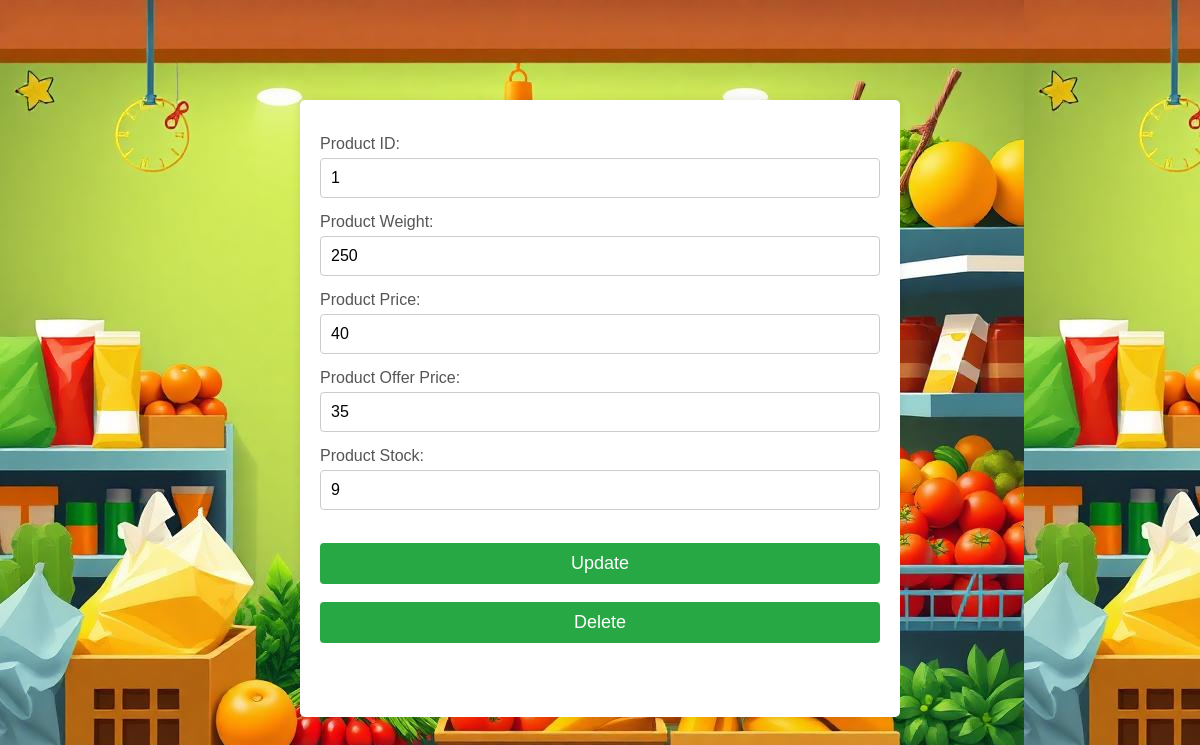
The app's page /editdetails/1, older data.
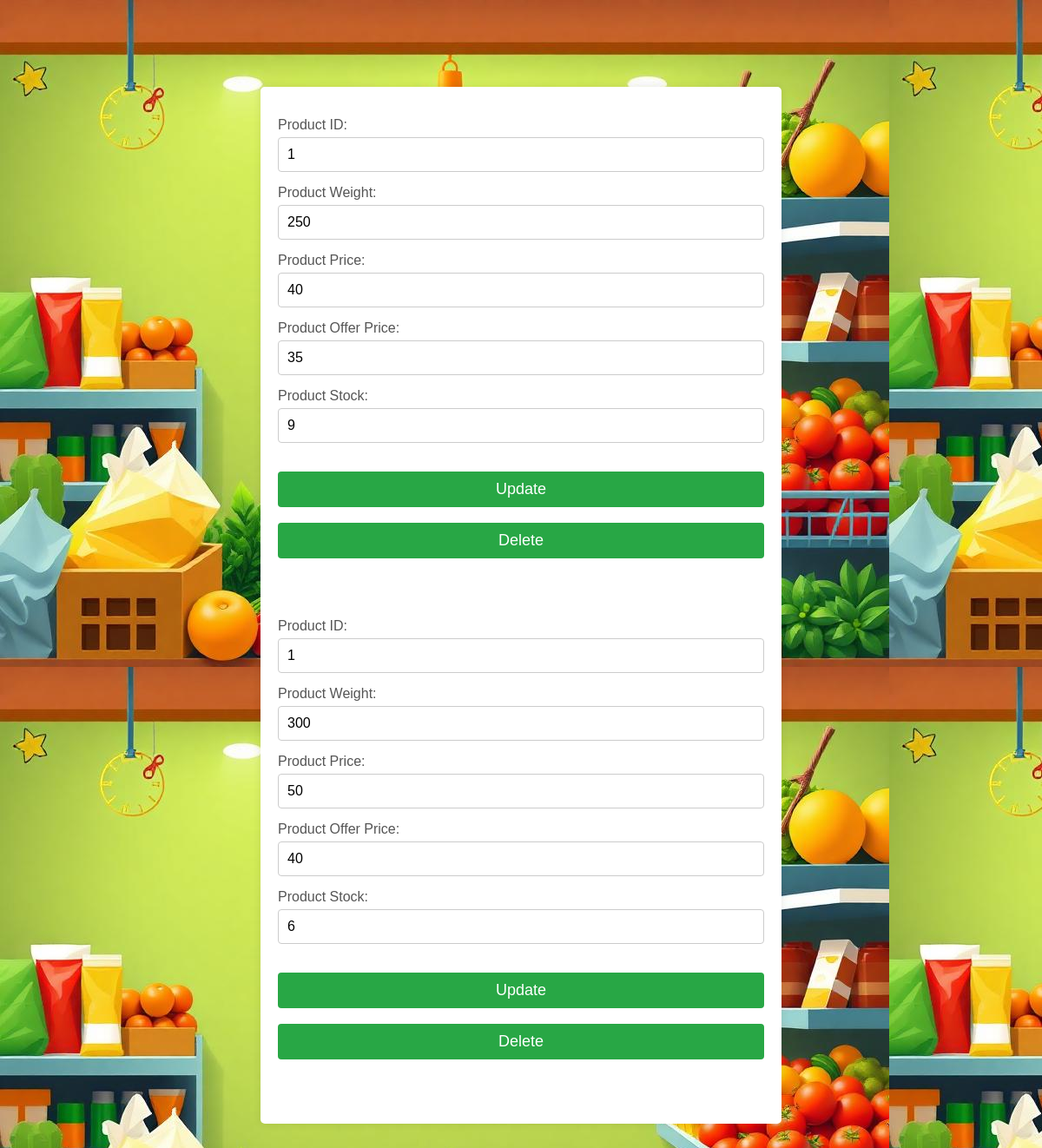
The same page, newer data.
### app/models.py (models this page shows)
class Details(models.Model):
    product=models.ForeignKey(Product,on_delete=models.CASCADE)
    weight=models.IntegerField()
    price=models.IntegerField()
    off_price=models.IntegerField()
    stock=models.IntegerField()

### app/views.py (the view)
# urls.py: path('editdetails/<pid>',views.editdetails),
def editdetails(req,pid):
    if req.method == 'POST':
        details=req.POST['d_id']
        product=req.POST['p_id']
        weight=req.POST['p_weight']
        price=req.POST['p_price']
        offprice=req.POST['of_price']
        stock=req.POST['p_stock']
        Details.objects.filter(pk=details).update(product=Product.objects.get(pk=product),weight=weight,price=price,off_price=offprice,stock=stock)
        return redirect(shop_home)
    else:
        data=Details.objects.filter(product=pid)
        data1=Product.objects.get(pk=pid)
        return render(req,'shop/editdetails.html',{'data':data,'data1':data1})

### templates/shop/editdetails.html (shortened to what this page needs)
<!DOCTYPE html>
<html lang="en">
<head>
    {% load static %}
    <link rel="stylesheet" href="{% static 'css/editdetails.css' %}">
</head>
<body style="background-image:url(../static/img/grogo.jpeg);">
    <div class="container">
        {% for i in data %}
        <form action="" method="post">
            <div class="form-group">
                <label for="Product Weight">Product ID:</label>
                <input type="number" id="" name="p_id" value="{{i.product_id}}" readonly>
            </div>
            <div class="form-group">
                <label for="Product Weight">Product Weight:</label>
                <input type="number" id="" name="p_weight" required value="{{i.weight}}">
            </div>
            <div class="form-group">
                <label for="productPrice">Product Price:</label>
                <input type="number" id="" name="p_price" required value="{{i.price}}">
            </div>
            <div class="form-group">
                <label for="productPrice">Product Offer Price:</label>
                <input type="number" id="" name="of_price" required value="{{i.off_price}}">
            </div>
            <div class="form-group">
                <label for="productStock">Product Stock:</label>
                <input type="number" id="" name="p_stock" required value="{{i.stock}}"><br><br>
            </div>
                <button type="submit">Update</button><br><br>
        </form>
        <a href="../delete_details/{{i.pk}}"><button type="submit">Delete</button></a><br><br><br><br>
        {% endfor %}
    </div>
</body>
</html>

Row changes from the older to the newer data that the page shows:
added Details: p_id "1", p_weight "300", p_price "50", of_price "40", p_stock "6"
